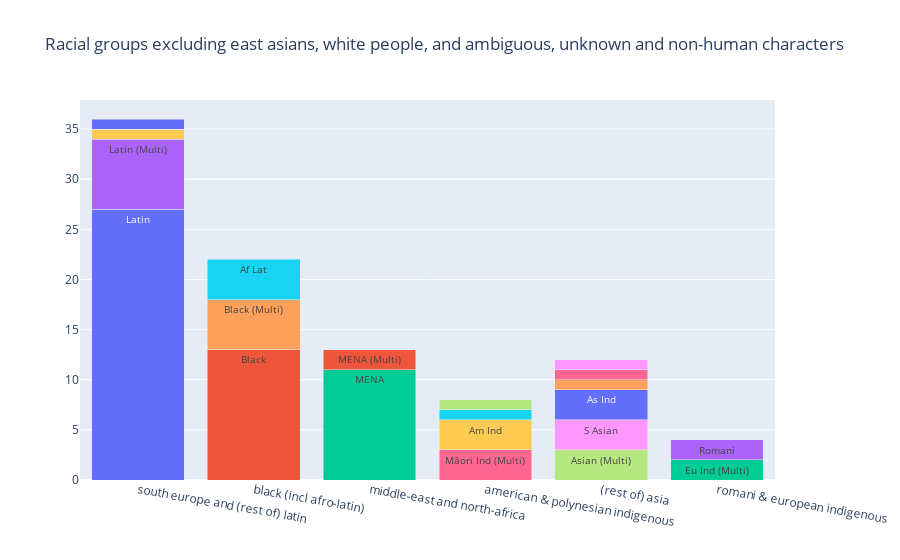

The notebook cell saved with this chart:
### Code cell
# bar stack

other_racial_group_stacks=go.Figure()

for index in total_race_percentages.index:
    if "White" in index or (
        "E Asian" in index and "Ind" not in index
    ) or index in all_groupings["other"].keys():
        continue

    for group in all_groupings:
        if index in all_groupings[group]:
            if group == "north, west, middle and eastern europe":
                stack_label = "romani & european indigenous"
            else:
                stack_label = group


    # add trace to figure
    other_racial_group_stacks.add_trace(
        go.Bar(
            x=[stack_label], 
                # stack_label needs to be an array/series/etc of some kind
                # should only be one value per stack, this is what groups the stacks!
            y=total_race_percentages.loc[index], 
                # value you want to portray in each portion of the stack
            text=index,
            textposition="inside",
                # what you want this value to be labelled as
            #marker_color=portion_colour
                # what colour you want this value to be
        )
    )

other_racial_group_stacks.update_layout(
    barmode='stack', 
    showlegend=False, 
    title="Racial groups excluding east asians, white people, and ambiguous, unknown and non-human characters",
    uniformtext_minsize=8, 
    uniformtext_mode='hide',
    xaxis_tickangle=10,
)
other_racial_group_stacks.show()

### Figure 1 — Plotly figure (JSON) as saved in the notebook; plotly's stock layout.template omitted (floating-point values rounded to 4 significant figures)
{"data": [{"text": "Latin", "textposition": "inside", "type": "bar", "x": ["south europe and (rest of) latin"], "y": [27]}, {"text": "Black", "textposition": "inside", "type": "bar", "x": ["black (incl afro-latin)"], "y": [13]}, {"text": "MENA", "textposition": "inside", "type": "bar", "x": ["middle-east and north-africa"], "y": [11]}, {"text": "Latin (Multi)", "textposition": "inside", "type": "bar", "x": ["south europe and (rest of) latin"], "y": [7]}, {"text": "Black (Multi)", "textposition": "inside", "type": "bar", "x": ["black (incl afro-latin)"], "y": [5]}, {"text": "Af Lat", "textposition": "inside", "type": "bar", "x": ["black (incl afro-latin)"], "y": [4]}, {"text": "Māori Ind (Multi)", "textposition": "inside", "type": "bar", "x": ["american & polynesian indigenous"], "y": [3]}, {"text": "Asian (Multi)", "textposition": "inside", "type": "bar", "x": ["(rest of) asia"], "y": [3]}, {"text": "S Asian", "textposition": "inside", "type": "bar", "x": ["(rest of) asia"], "y": [3]}, {"text": "Am Ind", "textposition": "inside", "type": "bar", "x": ["american & polynesian indigenous"], "y": [3]}, {"text": "As Ind", "textposition": "inside", "type": "bar", "x": ["(rest of) asia"], "y": [3]}, {"text": "MENA (Multi)", "textposition": "inside", "type": "bar", "x": ["middle-east and north-africa"], "y": [2]}, {"text": "Eu Ind (Multi)", "textposition": "inside", "type": "bar", "x": ["romani & european indigenous"], "y": [2]}, {"text": "Romani", "textposition": "inside", "type": "bar", "x": ["romani & european indigenous"], "y": [2]}, {"text": "Central As", "textposition": "inside", "type": "bar", "x": ["(rest of) asia"], "y": [1]}, {"text": "Am Ind / E Asian (Multi)", "textposition": "inside", "type": "bar", "x": ["american & polynesian indigenous"], "y": [1]}, {"text": "As Ind / S Asian (Multi)", "textposition": "inside", "type": "bar", "x": ["(rest of) asia"], "y": [1]}, {"text": "Māori Ind", "textposition": "inside", "type": "bar", "x": ["american & polynesian indigenous"], "y": [1]}, {"text": "S Asian (Multi)", "textposition": "inside", "type": "bar", "x": ["(rest of) asia"], "y": [1]}, {"text": "SE Eu", "textposition": "inside", "type": "bar", "x": ["south europe and (rest of) latin"], "y": [1]}, {"text": "SE Eu (Multi)", "textposition": "inside", "type": "bar", "x": ["south europe and (rest of) latin"], "y": [1]}], "layout": {"barmode": "stack", "showlegend": false, "title": {"text": "Racial groups excluding east asians, white people, and ambiguous, unknown and non-human characters"}, "uniformtext": {"minsize": 8, "mode": "hide"}, "xaxis": {"tickangle": 10}}}
